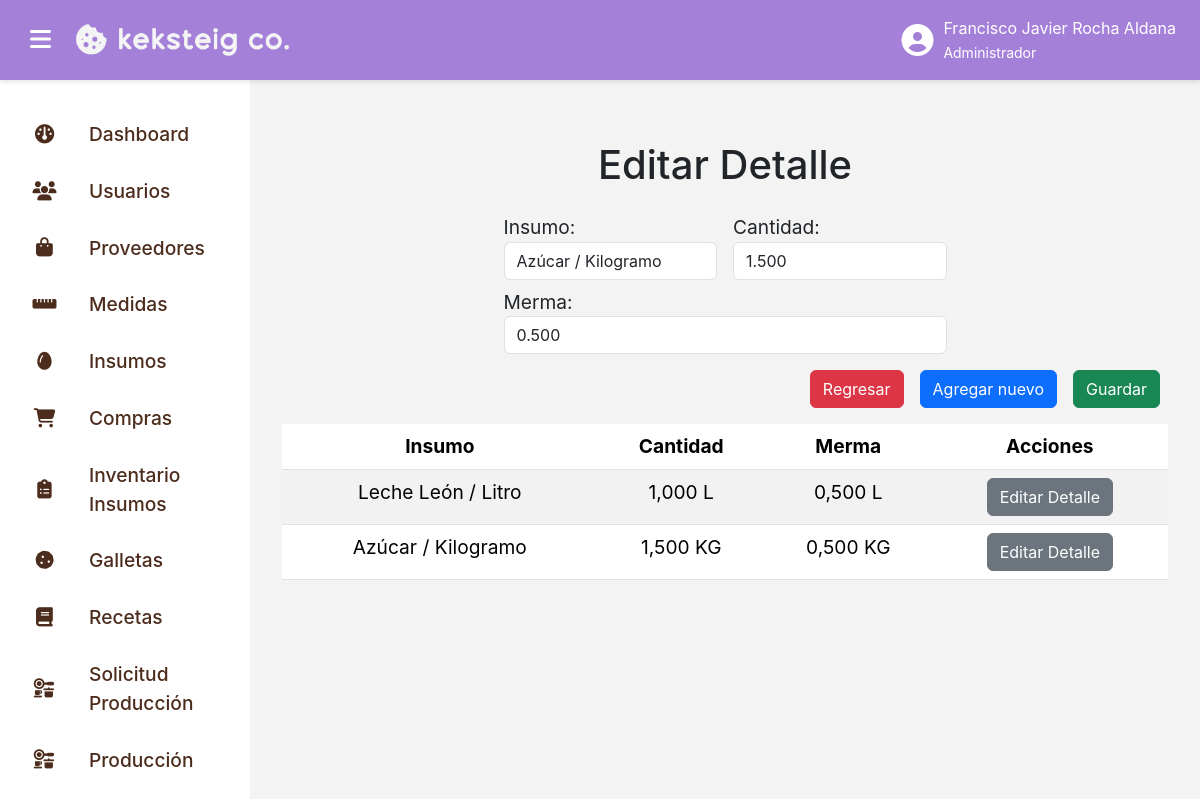
Screenshot of /recetas/editar_detallereceta/4 (signed in) with the database file from the repository.
### recetas_app/models.py (models this page shows, shortened)
class DetalleReceta(models.Model):
    cantidad = models.DecimalField(decimal_places=3, max_digits=10)
    merma = models.DecimalField(decimal_places=3, max_digits=10)
    receta = models.ForeignKey(Receta, on_delete=models.CASCADE, null=False, blank=False)
    insumo = models.ForeignKey(Insumo, on_delete=models.CASCADE, null=False, blank=False)

### insumos_app/models.py (models this page shows)
class Insumo(models.Model):
    nombre = models.TextField(max_length=100)
    descripcion = models.TextField(max_length=500)
    medida = models.ForeignKey(Medida, on_delete=models.CASCADE, null=False, blank=False)
    cantidad_minima = models.DecimalField(decimal_places=3, max_digits=10, null=False, default=0)
    def __str__(self):
        return f"{self.nombre} / {self.medida.nombre}"

### medidas_app/models.py (models this page shows, shortened)
class Medida(models.Model):
    nombre = models.TextField(max_length=50, null=False)
    nomenclatura = models.TextField(max_length=5, null=False)

### recetas_app/views.py (the view, shortened to what this page needs)
# urls.py: path("editar_detallereceta/<int:id>", login_required(EditarDetalleRecetaView.as_view()), name="editar_detallereceta"),
class EditarDetalleRecetaView(PermissionRequiredMixin, FormView):
    permission_required = ["recetas_app.edit_DetalleReceta"]
    login_url = "login"
    template_name = "editar_detallereceta.html"
    form_class = forms.DetalleRecetaEditarForm
    def get_context_data(self, **kwargs):
        context = super().get_context_data(**kwargs)
        id = self.kwargs.get("id")
        detalle = DetalleReceta.objects.filter(id=id).first()
        lista = DetalleReceta.objects.filter(receta_id=detalle.receta_id)
        context["lista"] = lista
        context["id"] = detalle.receta_id
        return context
    def get_form_kwargs(self):
        kwargs = super().get_form_kwargs()
        id = self.kwargs.get("id")
        detallereceta = get_object_or_404(DetalleReceta, id=id)
        kwargs["instance"] = detallereceta
        return kwargs

### recetas_app/forms.py (shortened to what this page needs)
class DetalleRecetaEditarForm(forms.ModelForm):
    insumo = forms.ModelChoiceField(
        queryset=Insumo.objects.all(),
        label="Insumo",
        empty_label="Seleccione un insumo",
        widget=forms.Select(attrs={"class": "form-control"})
    )
    class Meta:
        model = DetalleReceta
        fields = ["cantidad", "merma", "insumo"]
        widgets = {
            "cantidad": forms.NumberInput(attrs={"class": "form-control"}),
            "merma": forms.NumberInput(attrs={"class": "form-control"})
        }

### recetas_app/templates/editar_detallereceta.html (shortened to what this page needs)
{% extends "base.html" %}
{% load static %}
{% block content %}
<div class="pantalla-completa">
    <div class="menu">
        <h1 class="text-center">
            Editar Detalle
        </h1>
        <div class="row mt-4">
            <form class="col-lg-12 col-md-12 col-sm-12 col-12 align-items-center justify-content-center" method="post" enctype="multipart/form-data">
                <div class="d-flex">
                    <div class="d-flex col-lg-6 col-md-6 col-sm-12 col-12 px-2 align-items-center justify-content-end">
                        <div class="col-lg-6 col-md-6 col-sm-12 col-12">
                            <div>
                                {{ form.insumo.label_tag }}
                                <div class="col-lg-12 col-md-12 col-sm-12 col-12">
                                    {{ form.insumo }}
                                </div>
                            </div>
                        </div>
                    </div>
                    <div class="d-flex col-lg-6 col-md-6 col-sm-12 col-12 px-2 align-items-center justify-content-start">
                        <div class="col-lg-6 col-md-6 col-sm-12 col-12">
                            <div>
                                {{ form.cantidad.label_tag }}
                                <div class="col-lg-12 col-md-12 col-sm-12 col-12">
                                    {{ form.cantidad }}
                                </div>
                            </div>
                        </div>
                    </div>
                </div>
                <div class="d-flex col-lg-12 col-md-12 col-sm-12 col-12 align-items-center justify-content-center mt-2">
                    <div class="col-lg-6 col-md-6 col-sm-12 col-12">
                        <div>
                            {{ form.merma.label_tag }}
                            <div class="col-lg-12 col-md-12 col-sm-12 col-12">
                                {{ form.merma }}
                            </div>
                        </div>
                    </div>
                </div>
                <div class="d-flex col-lg-12 col-md-12 col-sm-12 col-12 align-items-end justify-content-end mt-3 px-2">
                    <a class="btn btn-danger me-2" href="{% url "lista_detallereceta" id %}">
                        Regresar
                    </a>
                    <a class="btn btn-primary mx-2" href="{% url "crear_detallereceta" id %}">
                        Agregar nuevo
                    </a>
                    <button class="btn btn-success ms-2" type="submit">
                        Guardar
                    </button>
                </div>
            </form>
            <div class="col-lg-12 col-md-12 col-sm-12 col-12 mt-3">
                <div class="d-flex align-items-center justify-content-center">
                    <table class="table table-hover table-striped">
                        <thead>
                            <th class="text-center">
                                Insumo
                            </th>
                            <th class="text-center">
                                Cantidad
                            </th>
                            <th class="text-center">
                                Merma
                            </th>
                            <th class="text-center">
                                Acciones
                            </th>
                        </thead>
                        <tbody>
                            {% for item in lista %}
                            <tr>
                                <td class="text-center">
                                    {{ item.insumo }}
                                </td>
                                <td class="text-center">
                                    {{ item.cantidad }} {{ item.insumo.medida.nomenclatura }}
                                </td>
                                <td class="text-center">
                                    {{ item.merma }} {{ item.insumo.medida.nomenclatura }}
                                </td>
                                <td class="text-center">
                                    <a class="btn btn-secondary" href="{% url "editar_detallereceta" item.id %}">
                                        Editar Detalle
                                    </a>
                                </td>
                            </tr>
                            {% endfor %}
                        </tbody>
                    </table>
                </div>
            </div>
        </div>
    </div>
</div>
{% endblock content %}

### templates/base.html (shortened to what this page needs)
{% load static %}
<!DOCTYPE html>
<html lang="es">
<head>
    <link rel="stylesheet" href="{% static 'css/bootstrap.min.css' %}">
    <link href="https://cdnjs.cloudflare.com/ajax/libs/font-awesome/6.7.2/css/all.min.css" rel="stylesheet">
    <link rel="stylesheet" href="{% static 'css/styles.css' %}">
</head>
<body>
    <div class="topbar">
        <div class="d-flex align-items-center gap-3">
            <button class="sidebar-toggle" id="menuToggle">
                <i class="fas fa-bars"></i>
            </button>
            <a href="{% url 'home' %}" style="text-decoration: none;" class="logo-container">
                <img src="{% static 'image/logo-horizontal-light.png' %}" alt="Don Galleto Logo" class="logo">
            </a>
        </div>
        <div class="user-info">
            <i class="fas fa-user-circle"></i>
            <span>
                {{ user.first_name }} {{ user.last_name }}
                <br>
                <small>
                    {% for group in user.groups.all %}
                        {{ group.name }}
                    {% empty %}
                        El usuario no pertenece a ningún grupo.
                    {% endfor %}
                </small>
            </span>
        </div>
    </div>
    <div class="sidebar {% if is_sidebar_collapsed %}collapsed{% endif %}" id="sidebar">
        {% for grupo in request.user.groups.all %}
            {% if grupo.name == 'Administrador' %}
                <a href="{% url 'home' %}" class="{% if request.resolver_match.url_name == 'home' %}active{% endif %}">
                    <i class="fa-solid fa-dashboard"></i>
                    <span>
                        Dashboard
                    </span>
                </a>
            {% endif %}
            {% if grupo.name == 'Administrador' %}
                <a href="{% url 'lista_usuarios' %}" class="{% if '/usuarios/' in request.path %}active{% endif %}">
                    <i class="fas fa-users"></i>
                    <span>
                        Usuarios
                    </span>
                </a>
            {% endif %}
            {% if grupo.name == 'Administrador' %}
                <a href="{% url 'lista_proveedores' %}" class="{% if request.resolver_match.url_name == 'lista_proveedores' %}active{% endif %}">
                    <i class="fa-solid fa-bag-shopping"></i>
                    <span>
                        Proveedores
                    </span>
                </a>
            {% endif %}
            {% if grupo.name == 'Administrador' %}
                <a href="{% url 'lista_medidas' %}" class="{% if request.resolver_match.url_name == 'lista_medidas' %}active{% endif %}">
                    <i class="fa-solid fa-ruler-horizontal"></i>
                    <span>
                        Medidas
                    </span>
                </a>
            {% endif %}
            {% if grupo.name == 'Administrador' %}
                <a href="{% url 'lista_insumos' %}" class="{% if request.resolver_match.url_name == 'lista_insumos' %}active{% endif %}">
                    <i class="fa-solid fa-egg"></i>
                    <span>
                        Insumos
                    </span>
                </a>
            {% endif %}
            {% if grupo.name == 'Administrador' %}
                <a href="{% url 'lista_compras' %}" class="{% if request.resolver_match.url_name == 'lista_compras' %}active{% endif %}">
                    <i class="fa-solid fa-cart-shopping"></i>
                    <span>
                        Compras
                    </span>
                </a>
            {% endif %}
            {% if grupo.name == 'Administrador' %}
                <a href="{% url 'lista_inventario' %}" class="{% if request.resolver_match.url_name == 'lista_inventario' %}active{% endif %}">
                    <i class="fa-solid fa-clipboard-list"></i>
                    <span>
                        Inventario Insumos
                    </span>
                </a>
            {% endif %}
            {% if grupo.name == 'Administrador' %}
                <a href="{% url 'lista_galletas' %}" class="{% if request.resolver_match.url_name == 'lista_galletas' %}active{% endif %}">
                    <i class="fa-solid fa-cookie"></i>
                    <span>
                        Galletas
                    </span>
                </a>
            {% endif %}
            {% if grupo.name == 'Administrador' %}
                <a href="{% url 'lista_recetas' %}" class="{% if request.resolver_match.url_name == 'lista_recetas' %}active{% endif %}">
                    <i class="fa-solid fa-book"></i>
                    <span>
                        Recetas
                    </span>
                </a>
            {% endif %}
            {% if grupo.name == 'Administrador' %}
                <a href="{% url 'lista_solicitarproducciones' %}" class="{% if request.resolver_match.url_name == 'lista_solicitarproducciones' %}active{% endif %}">
                    <i class="fa-solid fa-kitchen-set"></i>
                    <span>
                        Solicitud Producción
                    </span>
                </a>
            {% endif %}
            {% if grupo.name == 'Administrador' %}
                <a href="{% url 'lista_producciones' %}" class="{% if request.resolver_match.url_name == 'lista_producciones' %}active{% endif %}">
                    <i class="fa-solid fa-kitchen-set"></i>
                    <span>
                        Producción
                    </span>
                </a>
            {% endif %}
            {% if grupo.name == 'Administrador' %}
                <a href="{% url 'lista_mermas' %}" class="{% if request.resolver_match.url_name == 'lista_mermas' %}active{% endif %}">
                </a>
            {% endif %}
        {% endfor %}
    </div>
    <div class="content">
        {% block content %}
        {% endblock content %}
    </div>
</body>
</html>

### static/css/styles.css (style rules this page uses)
:root { --primary-color: #a480d9; --primary-dark: #8a66c9; --primary-light: #d4bbfa; --text-color: #4C2C1C; --danger-color: #de3421; --danger-dark: #c42e1c; --background-color: #f3f3f3; --border-color: #dee2e6; --white: #fff; }
body { margin: 0; font-family: 'SFPRODISPLAY', sans-serif; font-size: 1.2rem; background-color: var(--background-color); }
.content { margin-left: 250px; margin-top: 80px; padding: 2rem; transition: margin-left 0.3s ease; }
.topbar { position: fixed; top: 0; left: 0; width: 100%; height: 80px; background-color: var(--primary-color); display: flex; align-items: center; justify-content: space-between; padding: 0 1.5rem; z-index: 1050; box-shadow: 0 2px 4px rgba(0, 0, 0, 0.1); }
.topbar img.logo { height: 50px; transition: transform 0.3s ease; }
.sidebar-toggle { background: none; border: none; font-size: 1.5rem; color: var(--white); }
.sidebar { width: 250px; height: 100vh; background-color: var(--white); position: fixed; top: 80px; left: 0; padding: 1.5rem 1rem; transition: transform 0.3s ease; z-index: 1000; overflow-y: auto; scrollbar-width: thin; }
.sidebar a { display: flex; align-items: center; gap: 2rem; padding: 0.75rem 1rem; margin: 0.25rem 0; border: none; background: none; color: #4C2C1C; font-weight: 500; text-decoration: none; border-radius: 8px; width: 100%; transition: all 0.3s ease; }
.sidebar a i { min-width: 25px; text-align: center; }
.sidebar a span { text-align: left; flex: 1; }
.sidebar a i { transition: transform 0.3s ease; }
.user-info { position: relative; display: flex; align-items: center; gap: 10px; font-size: 1rem; color: var(--white); cursor: pointer; }
.user-info i { font-size: 2rem; }
.user-info > span { display: block; }

### rows the page displays
DetalleReceta: insumo "Azúcar / Kilogramo", cantidad "1.500", merma "0.500", cantidad "1,500", insumo.medida.nomenclatura "KG", merma "0,500"
DetalleReceta: insumo "Leche León / Litro", cantidad "1,000", insumo.medida.nomenclatura "L", merma "0,500"

### other values shown
{{ user.first_name }} "Francisco Javier"
{{ user.last_name }} "Rocha Aldana"
{{ group.name }} "Administrador"
